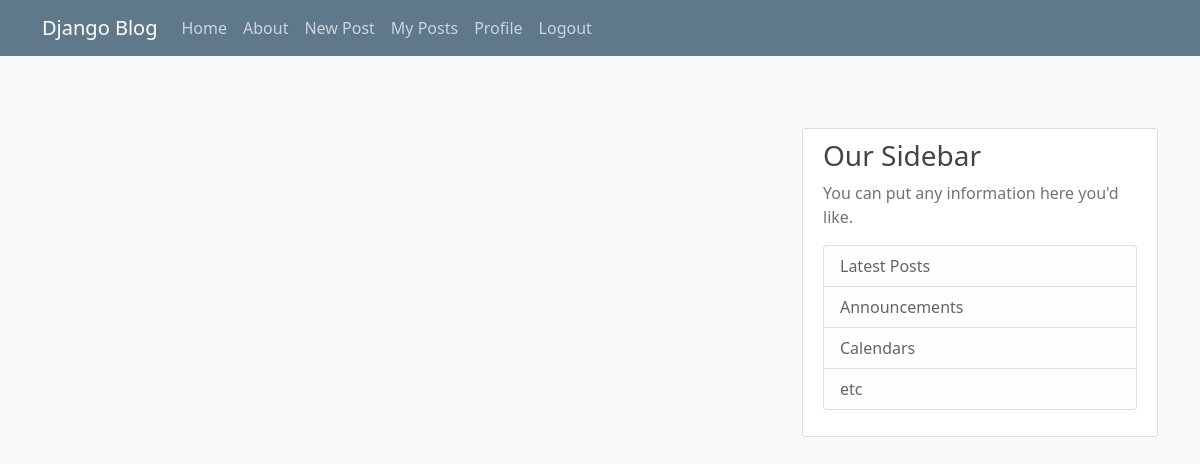
Before: /user_post/ (signed in) with the older database file.
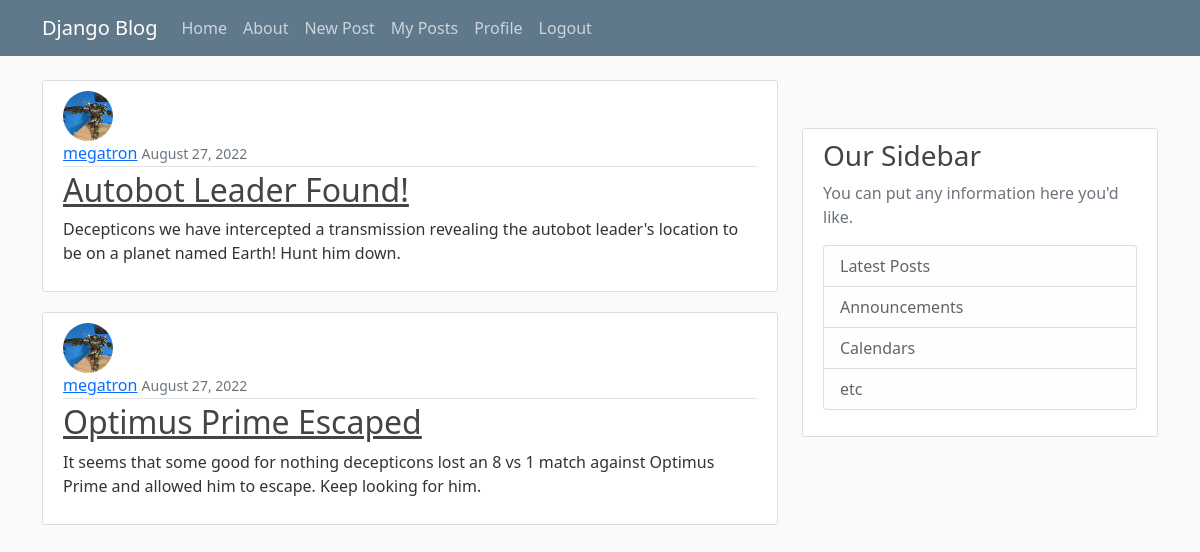
After: the same page with the newer database file.
### blog/models.py (models this page shows, shortened)
class Post(models.Model):
    title = models.CharField(max_length=100)
    content = models.TextField()
    date_posted = models.DateTimeField(default=timezone.now)
    author = models.ForeignKey(User, on_delete=models.CASCADE)

### users/models.py (models this page shows, shortened)
class Profile(models.Model):
    user=models.OneToOneField(User, on_delete=models.CASCADE)
    image = models.ImageField(default='default.jpg', upload_to='profile_pics')

### blog/views.py (the view)
@login_required
def user_post(request):
    object = {
        'posts' : Post.objects.filter(author = request.user)
    }
    return render(request,'user_post.html', object)

### blog/templates/user_post.html
{% extends "base.html" %}
{% block content %}
    {% for post in posts %}
        <article class="media content-section">
          <img class="rounded-circle article-img" style="height: 50px; width:50px" src="{{ post.author.profile.image.url }}">
          <div class="media-body">
            <div class="article-metadata">
              <a class="mr-2" href="#">{{ post.author }}</a>
              <small class="text-muted">{{ post.date_posted|date:"F d, Y" }}</small>
            </div>
            <h2><a class="article-title" href="{% url 'post-detail' post.id %}">{{ post.title }}</a></h2>
            <p class="article-content">{{ post.content }}</p>
          </div>
        </article>
    {% endfor %}
{% endblock content %}

Changed rows visible on the page:
added Post: author.profile.image (picture), author "megatron", date_posted "August 27, 2022", title "Autobot Leader Found!", content "Decepticons we have intercepted a transmission revealing the autobot leader's location to be on a planet named Earth! Hunt him down."
added Post: author.profile.image (picture), author "megatron", date_posted "August 27, 2022", title "Optimus Prime Escaped", content "It seems that some good for nothing decepticons lost an 8 vs 1 match against Optimus Prime and allowed him to escape. Keep looking for him."
